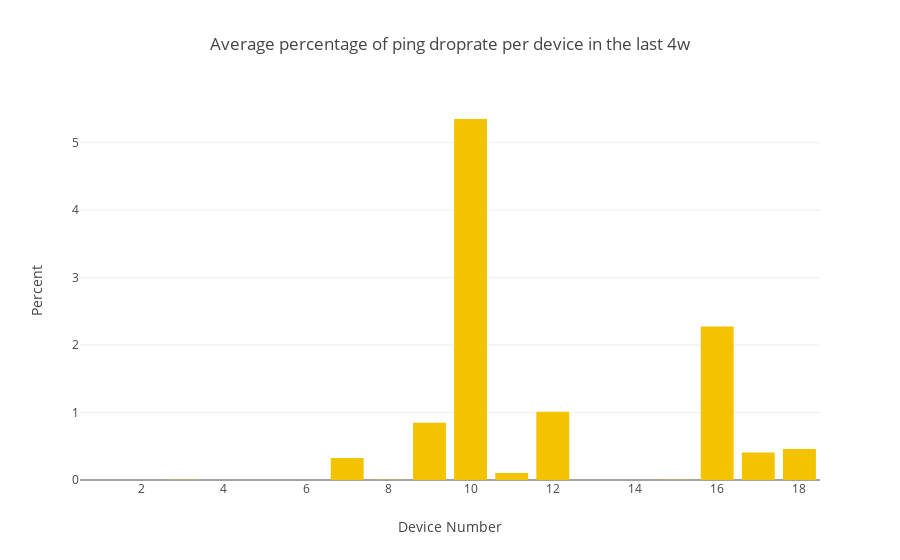

Here is the notebook cell this chart was saved with:
### Code cell
simple_bar_plot(xvalues=device_numbers,
                yvalues=pingdroprate_mean_time,
                name="Mean",
                title="Average percentage of ping droprate per device in the last "+time_interval,
                ytitle="Percent")

### Figure 1 — Plotly figure (JSON) as saved in the notebook; plotly's stock layout.template omitted (floating-point values rounded to 4 significant figures)
{"data": [{"marker": {"color": "F3C300"}, "name": "Mean", "type": "bar", "x": [1, 2, 3, 4, 5, 6, 7, 8, 9, 10, 11, 12, 13, 14, 15, 16, 17, 18], "y": [0, 0, 0.002685, 0, 0, 0, 0.3266, 0.003063, 0.8492, 5.352, 0.1043, 1.013, 0, 0, 0.005369, 2.277, 0.4089, 0.4596]}], "layout": {"barmode": "stack", "title": "Average percentage of ping droprate per device in the last 4w", "xaxis": {"title": "Device Number"}, "yaxis": {"title": "Percent"}}}
